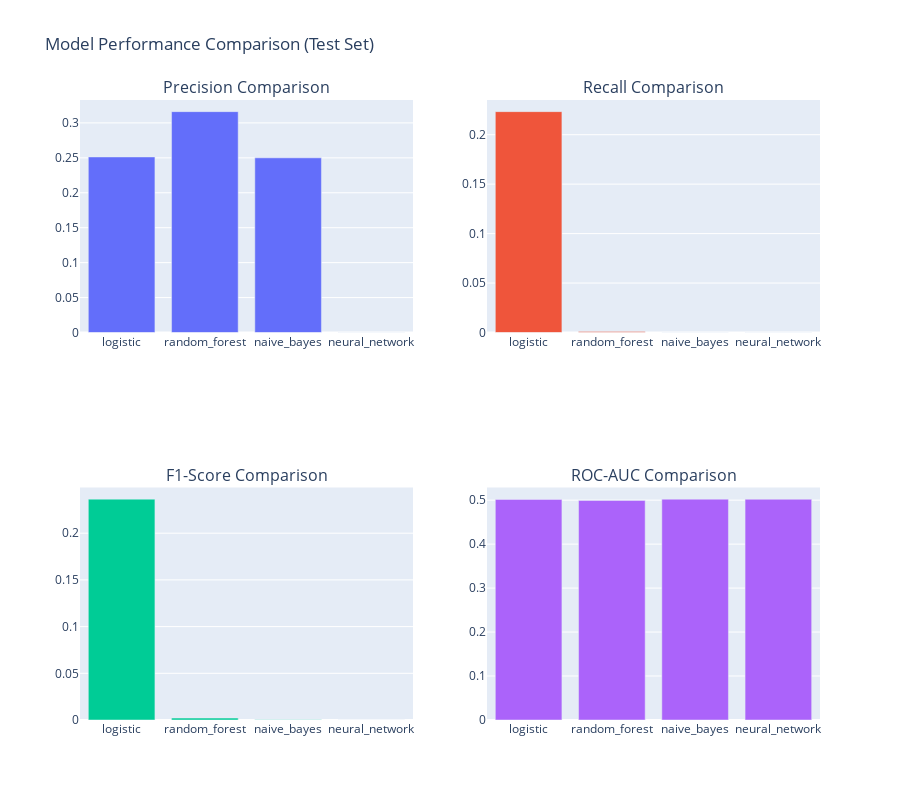

Notebook code cell kept with this figure:
### Code cell
# Create comprehensive results comparison
if evaluation_results:
    print("\n📈 MODEL PERFORMANCE COMPARISON")
    print("=" * 50)
    
    # Create results DataFrame
    results_data = []
    for model_name, results in evaluation_results.items():
        for split, metrics in results.items():
            row = {'Model': model_name, 'Split': split}
            row.update(metrics)
            results_data.append(row)
    
    results_df = pd.DataFrame(results_data)
    
    # Display results table
    print("\n📊 Detailed Results:")
    pivot_results = results_df.pivot_table(
        index='Model', 
        columns='Split', 
        values=['precision', 'recall', 'f1', 'roc_auc'],
        aggfunc='first'
    ).round(4)
    
    display(pivot_results)
    
    # Identify best model
    test_f1_scores = results_df[results_df['Split'] == 'test']['f1']
    best_model_idx = test_f1_scores.idxmax()
    best_model_name = results_df.loc[best_model_idx, 'Model']
    best_f1 = results_df.loc[best_model_idx, 'f1']
    
    print(f"\n🏆 Best Model: {best_model_name.upper()} (Test F1: {best_f1:.4f})")
    
    # Visualize results
    fig = make_subplots(
        rows=2, cols=2,
        subplot_titles=('Precision Comparison', 'Recall Comparison', 'F1-Score Comparison', 'ROC-AUC Comparison')
    )
    
    test_results = results_df[results_df['Split'] == 'test']
    
    # Precision
    fig.add_trace(go.Bar(x=test_results['Model'], y=test_results['precision'], name='Precision'), row=1, col=1)
    
    # Recall
    fig.add_trace(go.Bar(x=test_results['Model'], y=test_results['recall'], name='Recall'), row=1, col=2)
    
    # F1-Score
    fig.add_trace(go.Bar(x=test_results['Model'], y=test_results['f1'], name='F1-Score'), row=2, col=1)
    
    # ROC-AUC
    roc_auc_data = test_results.dropna(subset=['roc_auc'])
    fig.add_trace(go.Bar(x=roc_auc_data['Model'], y=roc_auc_data['roc_auc'], name='ROC-AUC'), row=2, col=2)
    
    fig.update_layout(height=800, title_text="Model Performance Comparison (Test Set)", showlegend=False)
    fig.show()

### Figure 1 — Plotly figure (JSON) as saved in the notebook; plotly's stock layout.template omitted (floating-point values rounded to 4 significant figures)
{"data": [{"name": "Precision", "type": "bar", "x": ["logistic", "random_forest", "naive_bayes", "neural_network"], "xaxis": "x", "y": [0.2513, 0.3161, 0.25, 0.0], "yaxis": "y"}, {"name": "Recall", "type": "bar", "x": ["logistic", "random_forest", "naive_bayes", "neural_network"], "xaxis": "x2", "y": [0.2233, 0.00103, 0.0001261, 0.0], "yaxis": "y2"}, {"name": "F1-Score", "type": "bar", "x": ["logistic", "random_forest", "naive_bayes", "neural_network"], "xaxis": "x3", "y": [0.2365, 0.002053, 0.0002521, 0.0], "yaxis": "y3"}, {"name": "ROC-AUC", "type": "bar", "x": ["logistic", "random_forest", "naive_bayes", "neural_network"], "xaxis": "x4", "y": [0.5018, 0.4994, 0.5024, 0.5022], "yaxis": "y4"}], "layout": {"annotations": [{"font": {"size": 16}, "showarrow": false, "text": "Precision Comparison", "x": 0.225, "xanchor": "center", "xref": "paper", "y": 1, "yanchor": "bottom", "yref": "paper"}, {"font": {"size": 16}, "showarrow": false, "text": "Recall Comparison", "x": 0.775, "xanchor": "center", "xref": "paper", "y": 1, "yanchor": "bottom", "yref": "paper"}, {"font": {"size": 16}, "showarrow": false, "text": "F1-Score Comparison", "x": 0.225, "xanchor": "center", "xref": "paper", "y": 0.375, "yanchor": "bottom", "yref": "paper"}, {"font": {"size": 16}, "showarrow": false, "text": "ROC-AUC Comparison", "x": 0.775, "xanchor": "center", "xref": "paper", "y": 0.375, "yanchor": "bottom", "yref": "paper"}], "height": 800, "showlegend": false, "title": {"text": "Model Performance Comparison (Test Set)"}, "xaxis": {"anchor": "y", "domain": [0, 0.45]}, "xaxis2": {"anchor": "y2", "domain": [0.55, 1]}, "xaxis3": {"anchor": "y3", "domain": [0, 0.45]}, "xaxis4": {"anchor": "y4", "domain": [0.55, 1]}, "yaxis": {"anchor": "x", "domain": [0.625, 1]}, "yaxis2": {"anchor": "x2", "domain": [0.625, 1]}, "yaxis3": {"anchor": "x3", "domain": [0, 0.375]}, "yaxis4": {"anchor": "x4", "domain": [0, 0.375]}}}
